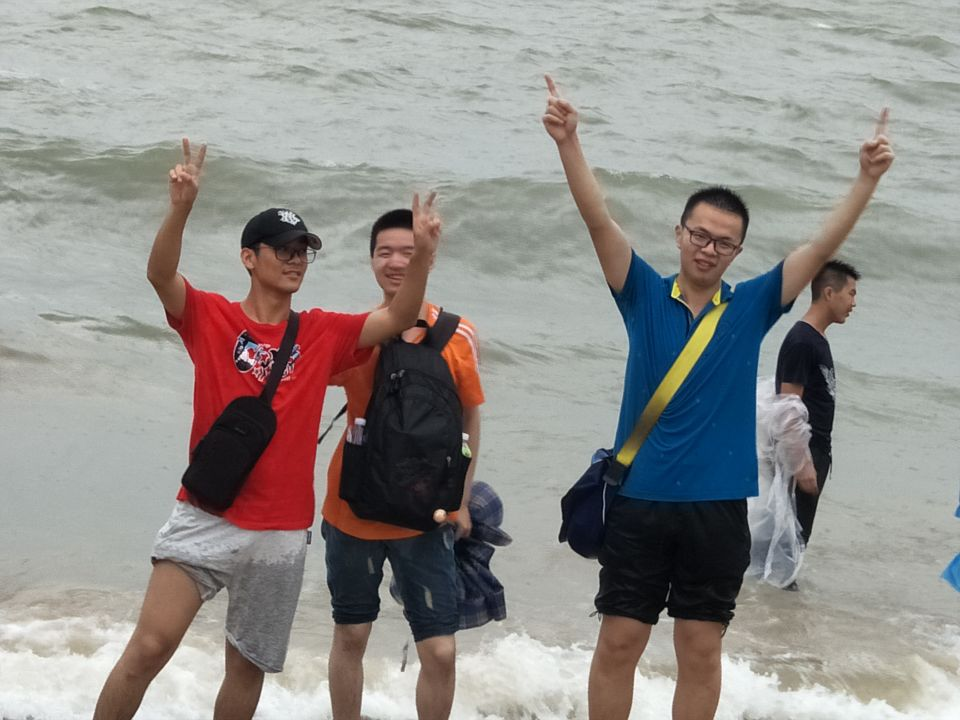
#> input picture 01.jpg, 960 x 720 px
$ python 1.py 01.jpg
#> lines starting #> are read from the running program, lines starting #| are printed output that depends on the picture; after the words box and inside, x2 and y2 are one past the last pixel; in counts of white or black regions, pixels touching at a corner belong together
# -*- coding: utf-8 -*-

# PI
from __future__ import print_function
import os, sys
from PIL import Image

for infile in sys.argv[1:]:
	im = Image.open(infile)
#> im is the input picture: PIL image 960x720 RGB; mean R, G, B 147.2, 144.3, 141.2
#	im.show()
	f, e = os.path.splitext(infile)
	outfile = f + ".bmp"
	if infile != outfile:
		try:
			im.save(outfile)
		except IOError:
			print("Cannot convert " + infile + ".")
	else:
		print('Don\'t need convert.')
	print(im.format, im.size, im.mode)
#| JPEG (960, 720) RGB
# [5 lines of commented-out code are left out]
seq = list(im.getdata())
#> seq = 691200 items
i = 0
for pixel in seq:
    r, g, b = pixel
    l = int(r * 0.299 + g * 0.587 + b * 0.114)
    if l > 79:
        l = 255
    else:
        l =0
    seq[i] = (l, l, l)
    i = i + 1
#> this loop made 691200 passes
#> (r, g, b) on passes 1 to 12: (187, 191, 190), (187, 191, 190), (188, 192, 191), (189, 193, 192), (191, 195, 194), (192, 196, 195), (193, 197, 196), (193, 197, 196), (193, 197, 196), (193, 197, 196), (193, 197, 196), (194, 198, 197)
#> after the loop, i = 691200
im.putdata(seq)
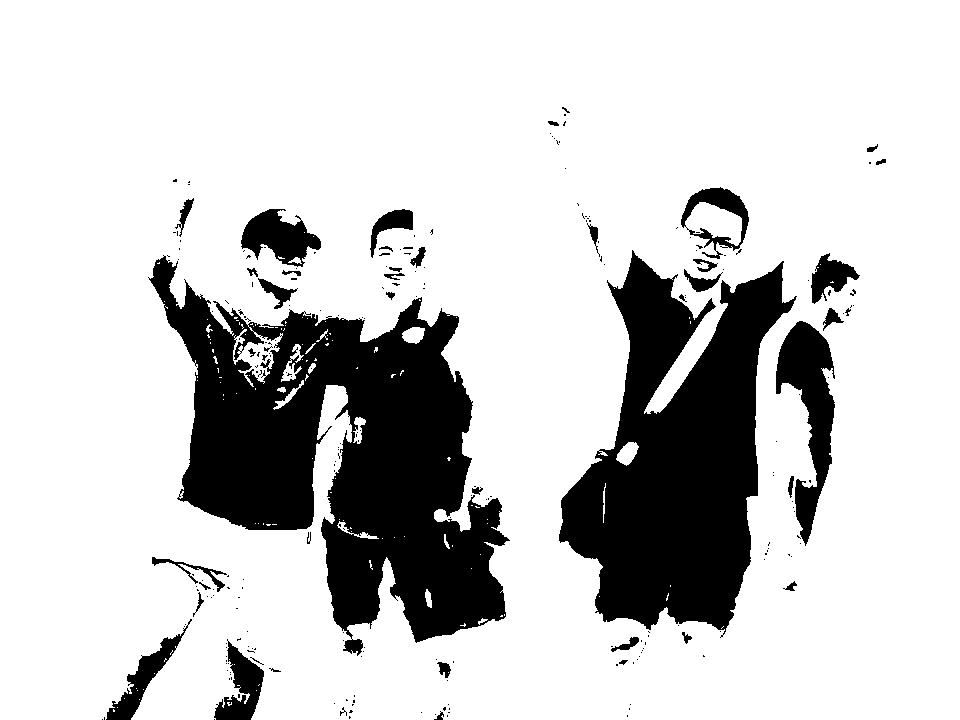
#> im: PIL image 960x720 RGB; 80.1% white; 249 black regions (206 under 20 px), largest, box (x1, y1, x2, y2) and area: (148, 255, 510, 656) 68352, (559, 250, 797, 638) 49315, (776, 321, 835, 546) 5980
im.show()
im.save("output.bmp")
# im.putdata(im.getdata(), 1.5, 1000)

$ run again, on 03.jpg
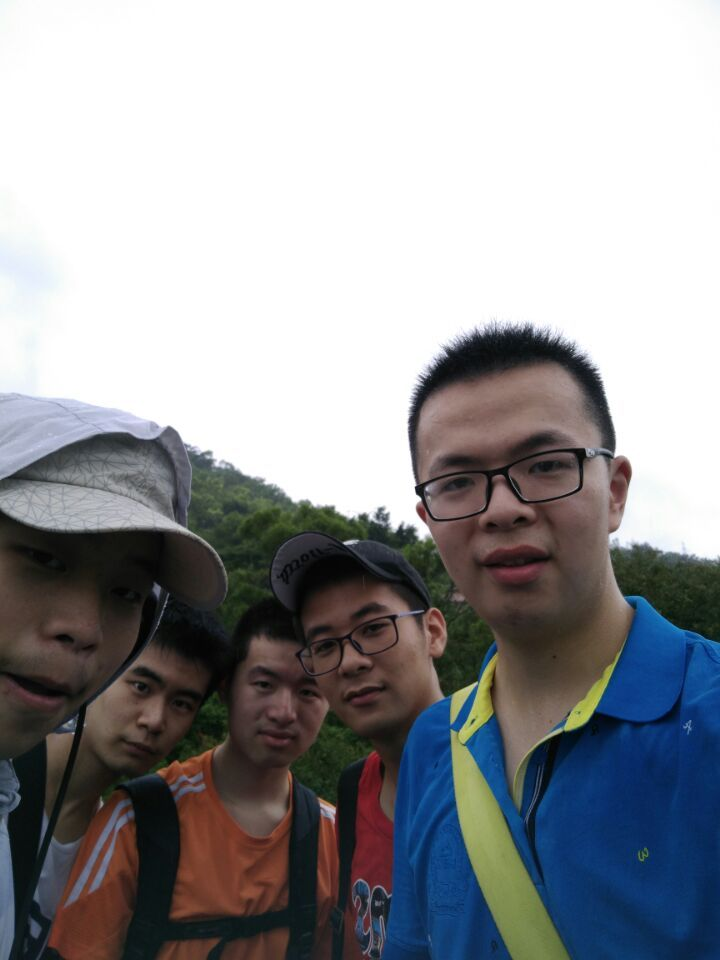
#> input picture 03.jpg, 720 x 960 px
#> im is the input picture: PIL image 720x960 RGB; mean R, G, B 149.7, 150.7, 153.9
#| JPEG (720, 960) RGB
#> seq = 691200 items
#> the loop `for pixel in seq:` made 691200 passes
#> (r, g, b) on passes 1 to 8: (240, 249, 248), (241, 250, 249), (241, 250, 249), (241, 250, 249), (241, 250, 249), (242, 251, 250), (244, 250, 248), (244, 250, 248)
#> after the loop `for pixel in seq:`: i = 691200
#> `im.putdata(seq)`:
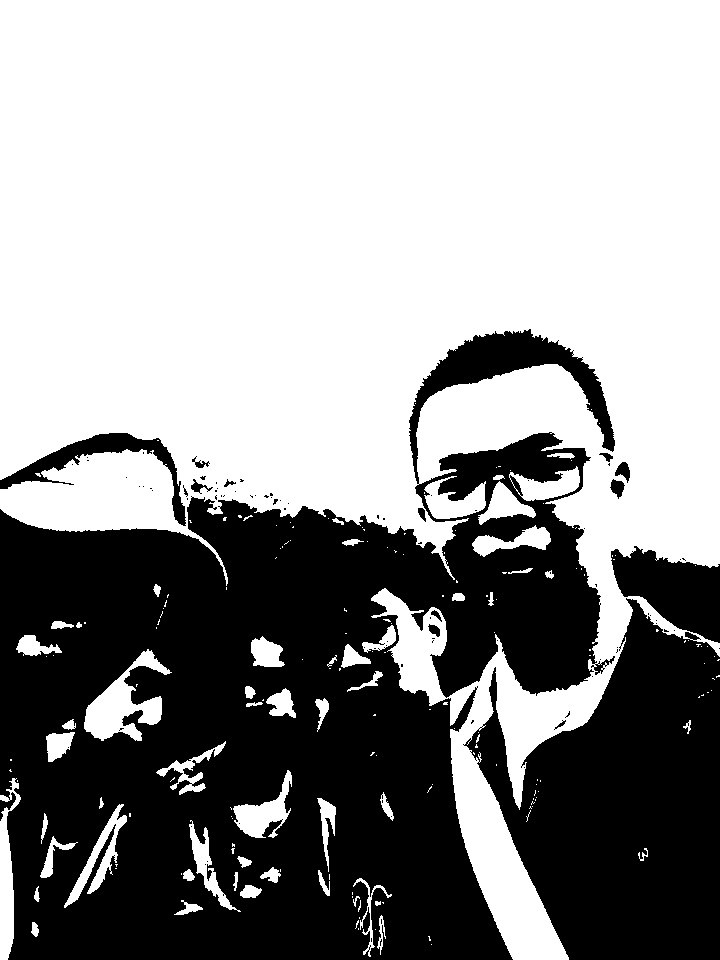
#> im: PIL image 720x960 RGB; 59.2% white; 89 black regions (74 under 20 px), largest, box (x1, y1, x2, y2) and area: (0, 329, 615, 960) 214976, (463, 598, 720, 960) 56659, (611, 546, 720, 643) 6191

$ run again, on 04.jpg
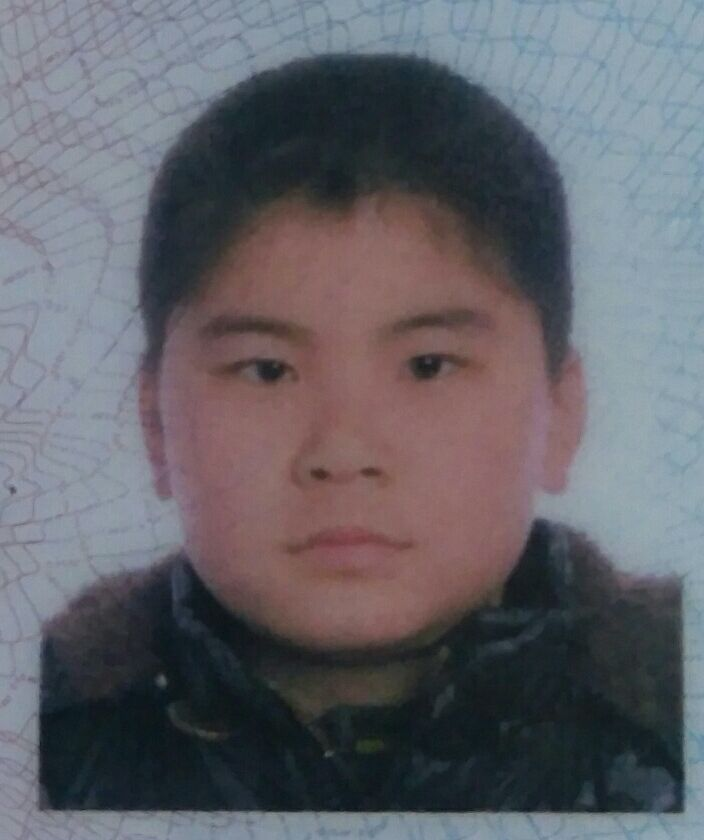
#> input picture 04.jpg, 704 x 840 px
#> im is the input picture: PIL image 704x840 RGB; mean R, G, B 98.5, 98.4, 104.8
#| JPEG (704, 840) RGB
#> seq = 591360 items
#> the loop `for pixel in seq:` made 591360 passes
#> (r, g, b) on passes 1 to 8: (147, 154, 162), (145, 152, 160), (143, 150, 158), (142, 149, 157), (143, 150, 158), (145, 152, 160), (147, 151, 162), (147, 151, 162)
#> after the loop `for pixel in seq:`: i = 591360
#> `im.putdata(seq)`:
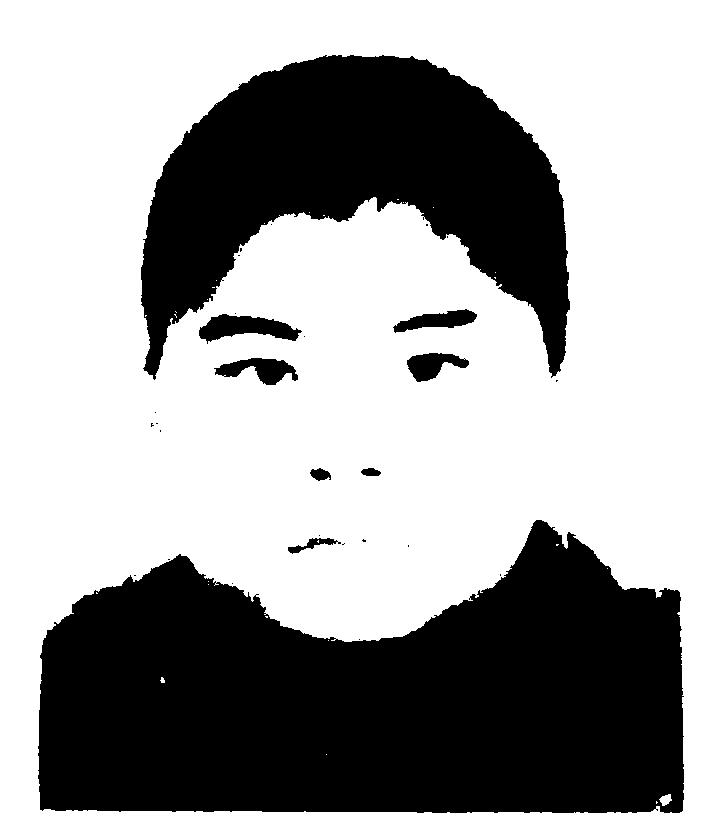
#> im: PIL image 704x840 RGB; 63.5% white; 30 black regions (21 under 20 px), largest, box (x1, y1, x2, y2) and area: (38, 520, 684, 813) 139917, (141, 55, 570, 380) 70090, (199, 314, 302, 344) 1698

$ run again, on 1.jpg
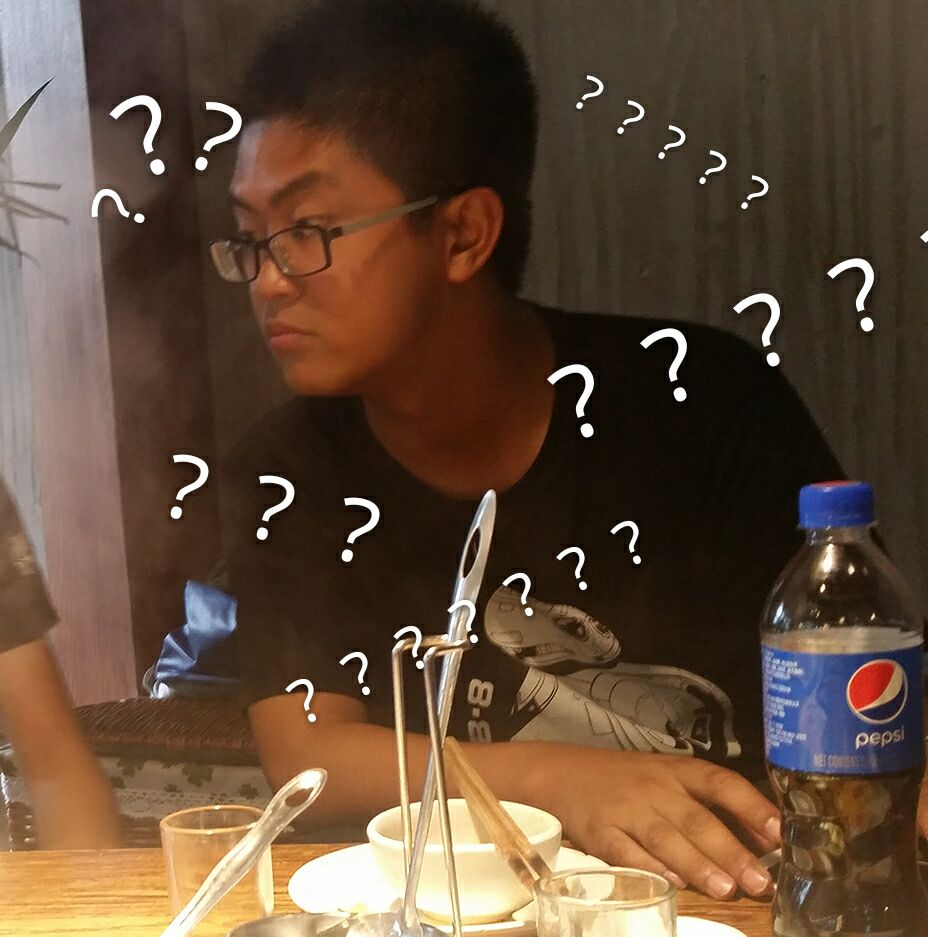
#> input picture 1.jpg, 928 x 937 px
#> im is the input picture: PIL image 928x937 RGB; mean R, G, B 97.7, 74.6, 55.8
#| JPEG (928, 937) RGB
#> seq = 869536 items
#> the loop `for pixel in seq:` made 869536 passes
#> (r, g, b) on passes 1 to 8: (197, 203, 215), (193, 199, 211), (190, 196, 208), (190, 196, 208), (193, 199, 211), (195, 201, 213), (195, 201, 215), (194, 200, 214)
#> after the loop `for pixel in seq:`: i = 869536
#> `im.putdata(seq)`:
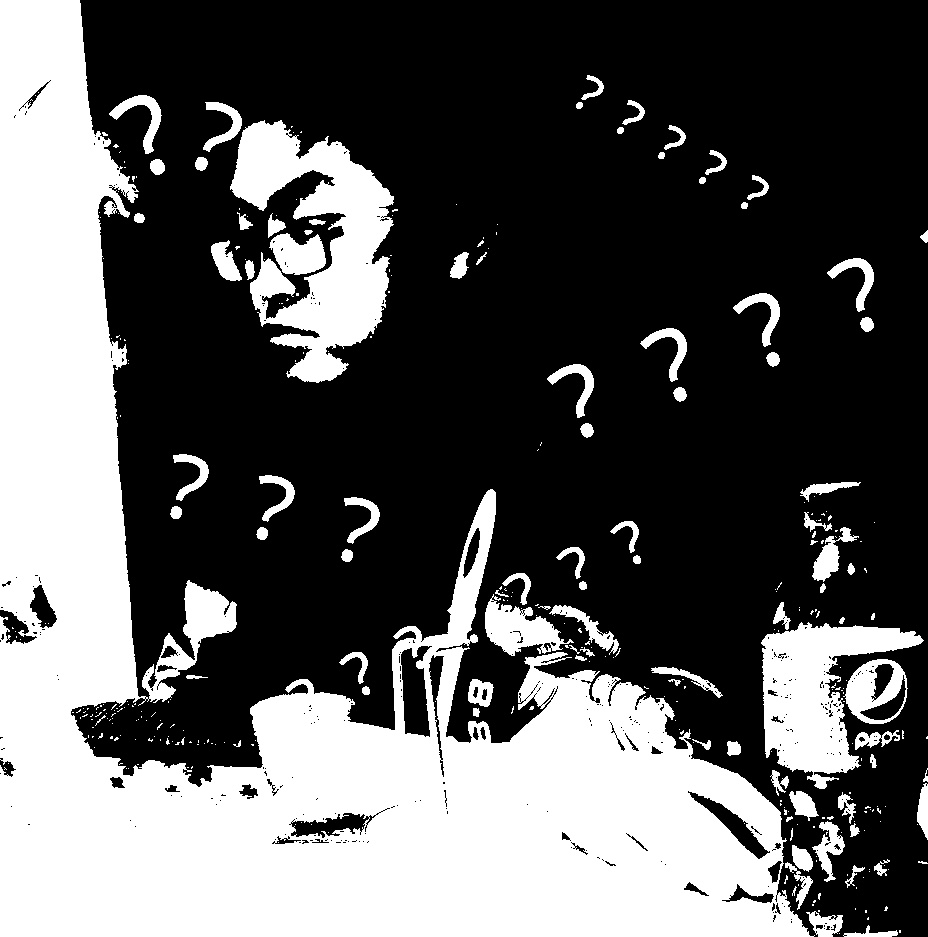
#> im: PIL image 928x937 RGB; 35.6% white; 356 white regions (262 under 20 px), largest, box (x1, y1, x2, y2) and area: (0, 0, 815, 937) 248077, (230, 120, 394, 383) 20819, (761, 622, 924, 789) 12613
